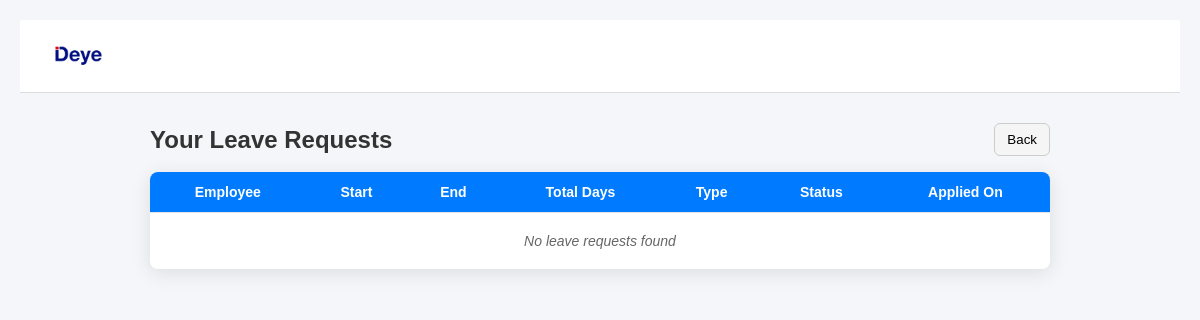
/leave/status/ (signed in), run on an earlier commit of the app's database.
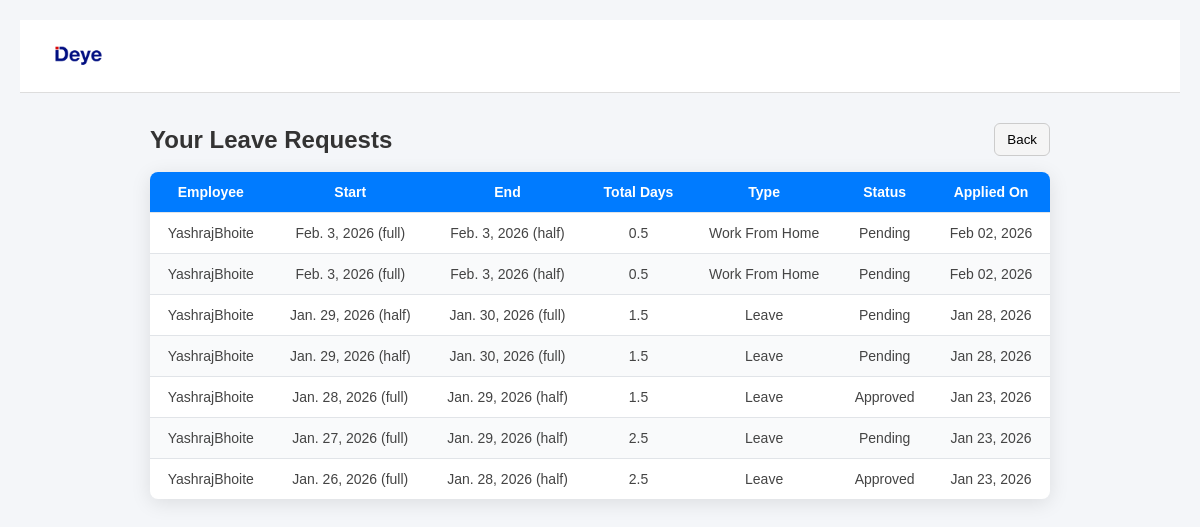
And on a later commit of the database.
### forms/models.py (models this page shows, shortened)
class LeaveRequest(models.Model):
    LEAVE_STATUS_CHOICES = [
        ('pending', 'Pending'),
        ('approved', 'Approved'),
        ('rejected', 'Rejected'),
    ]
    LEAVE_TYPE_CHOICES = [
        ('leave', 'Leave'),
        ('wfh', 'Work From Home'),
    ]
    DAY_PORTION_CHOICES = [
        ('full', 'Full Day'),
        ('half', 'Half Day'),
    ]
    user = models.ForeignKey(User, on_delete=models.CASCADE)
    leave_type = models.CharField(max_length=20, choices=LEAVE_TYPE_CHOICES)
    start_date = models.DateField()
    end_date = models.DateField()
    start_breakdown = models.CharField(max_length=10, choices=DAY_PORTION_CHOICES, default='full')
    end_breakdown = models.CharField(max_length=10, choices=DAY_PORTION_CHOICES, default='full')
    reason = models.TextField(blank=True)
    status = models.CharField(max_length=20, choices=LEAVE_STATUS_CHOICES, default='pending')
    total_days = models.FloatField(default=0.0)
    applied_at = models.DateTimeField(auto_now_add=True)
    status_changed_at = models.DateTimeField(blank=True, null=True)
    status_changed_by = models.ForeignKey(User, on_delete=models.SET_NULL, null=True, blank=True, related_name='updated_leaves')

### forms/views.py (the view)
# urls.py: path('leave/status/', views.leave_status, name='leave_status'),
@login_required
def leave_status(request):
    leaves = LeaveRequest.objects.filter(user=request.user).order_by('-id')
    return render(request, 'leave/leave_status.html', {'leaves': leaves})

### forms/templates/leave/leave_status.html (shortened to what this page needs)
<!DOCTYPE html>
<html lang="en">
<head>
    {% load static %}
</head>
<body>
    <div class="header">
        <div class="header-title">
            <a href="/">
                <img src="{% static 'admin/Images/logo-deye-300x225.webp' %}" alt="DEYE">
            </a>
        </div>
    </div>
    <div style="display:flex; justify-content:space-between; align-items:center; margin: 0 auto 16px; max-width: 900px;">
        <h2 style="margin:0;">Your Leave Requests</h2>
        <button type="button" onclick="history.back();" style="padding:8px 12px; border:1px solid #ccc; background:#f5f5f5; border-radius:6px; cursor:pointer;">Back</button>
    </div>
    <table>
        <thead>
            <tr>
                <th>Employee</th>
                <th>Start</th>
                <th>End</th>
                <th>Total Days</th>
                <th>Type</th>
                <th>Status</th>
                <th>Applied On</th>
            </tr>
        </thead>
        <tbody>
            {% for leave in leaves %}
            <tr>
                <td>{{ leave.user.get_username }}</td>
                <td>{{ leave.start_date }} ({{ leave.start_breakdown }})</td>
                <td>{{ leave.end_date }} ({{ leave.end_breakdown }})</td>
                <td>{{ leave.total_days }}</td>
                <td>{{ leave.get_leave_type_display }}</td>
                <td>{{ leave.status|title }}</td>
                <td>{{ leave.applied_at|date:"M d, Y" }}</td>
            </tr>
            {% empty %}
            <tr>
                <td colspan="7" class="no-data">No leave requests found</td>
            </tr>
            {% endfor %}
        </tbody>
    </table>
</body>
</html>

What changed in the data, as far as the page shows it:
added LeaveRequest: user.get_username "YashrajBhoite", start_date "Feb. 3, 2026", start_breakdown "full", end_date "Feb. 3, 2026", end_breakdown "half", total_days "0.5", leave_type "Work From Home", status "Pending", applied_at "Feb 02, 2026"
added LeaveRequest: user.get_username "YashrajBhoite", start_date "Feb. 3, 2026", start_breakdown "full", end_date "Feb. 3, 2026", end_breakdown "half", total_days "0.5", leave_type "Work From Home", status "Pending", applied_at "Feb 02, 2026"
added LeaveRequest: user.get_username "YashrajBhoite", start_date "Jan. 29, 2026", start_breakdown "half", end_date "Jan. 30, 2026", end_breakdown "full", total_days "1.5", leave_type "Leave", status "Pending", applied_at "Jan 28, 2026"
added LeaveRequest: user.get_username "YashrajBhoite", start_date "Jan. 29, 2026", start_breakdown "half", end_date "Jan. 30, 2026", end_breakdown "full", total_days "1.5", leave_type "Leave", status "Pending", applied_at "Jan 28, 2026"
added LeaveRequest: user.get_username "YashrajBhoite", start_date "Jan. 28, 2026", start_breakdown "full", end_date "Jan. 29, 2026", end_breakdown "half", total_days "1.5", leave_type "Leave", status "Approved", applied_at "Jan 23, 2026"
added LeaveRequest: user.get_username "YashrajBhoite", start_date "Jan. 27, 2026", start_breakdown "full", end_date "Jan. 29, 2026", end_breakdown "half", total_days "2.5", leave_type "Leave", status "Pending", applied_at "Jan 23, 2026"
added LeaveRequest: user.get_username "YashrajBhoite", start_date "Jan. 26, 2026", start_breakdown "full", end_date "Jan. 28, 2026", end_breakdown "half", total_days "2.5", leave_type "Leave", status "Approved", applied_at "Jan 23, 2026"
Also different on the page:
text no longer shown: "No leave requests found"
